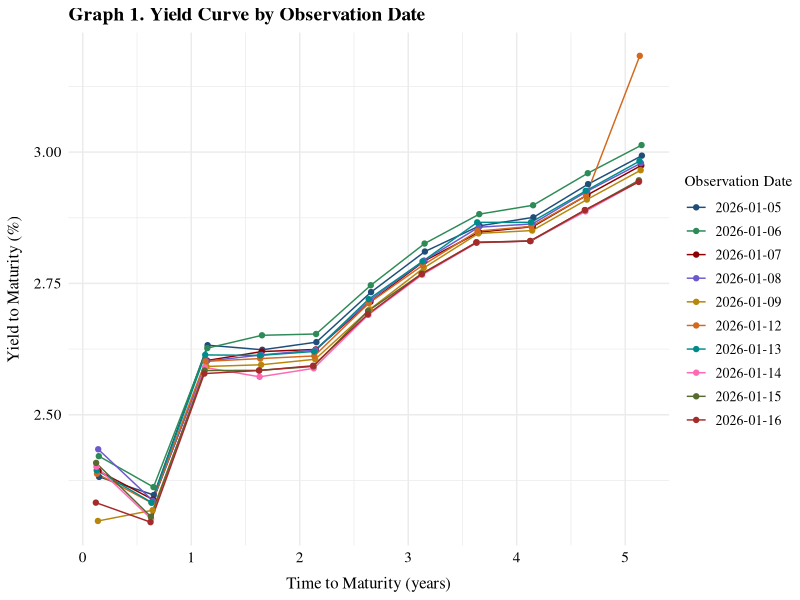
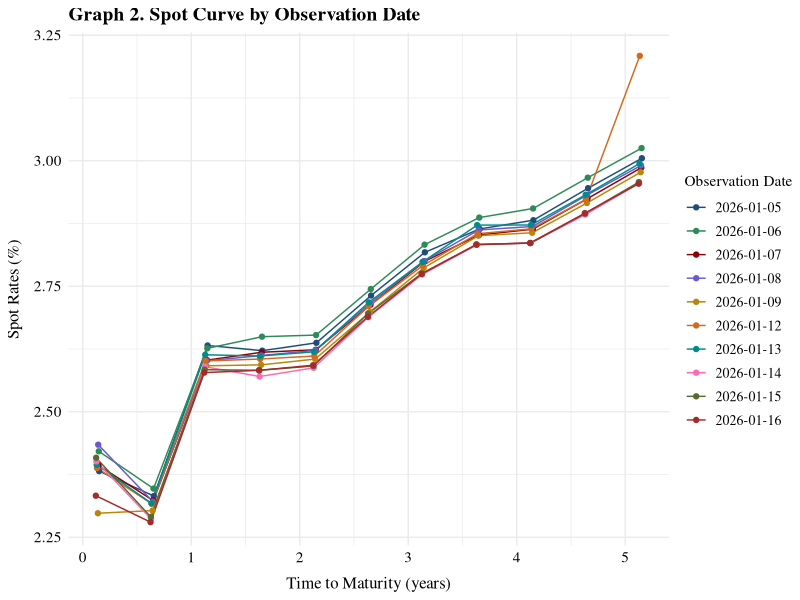
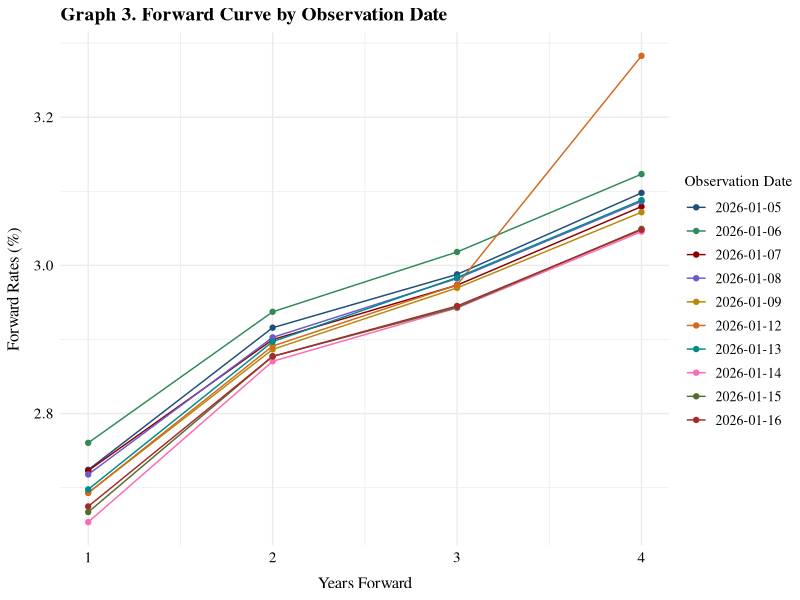
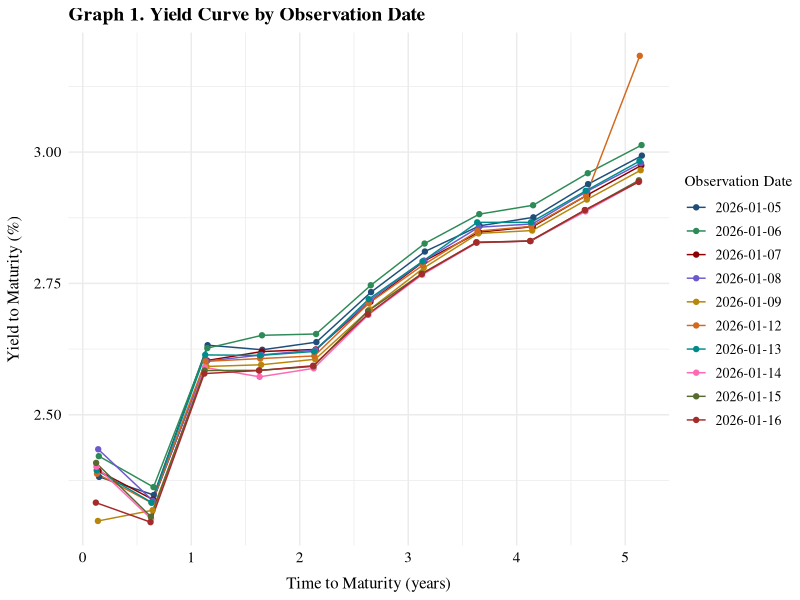
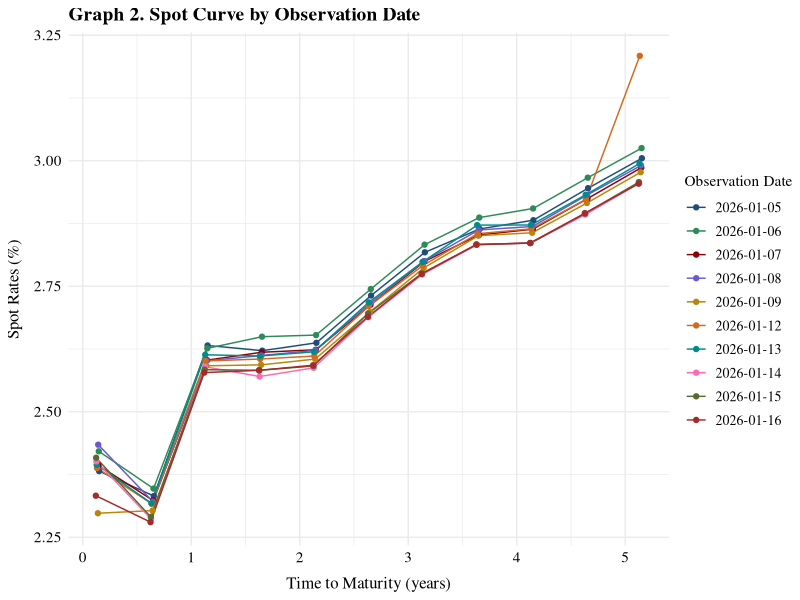
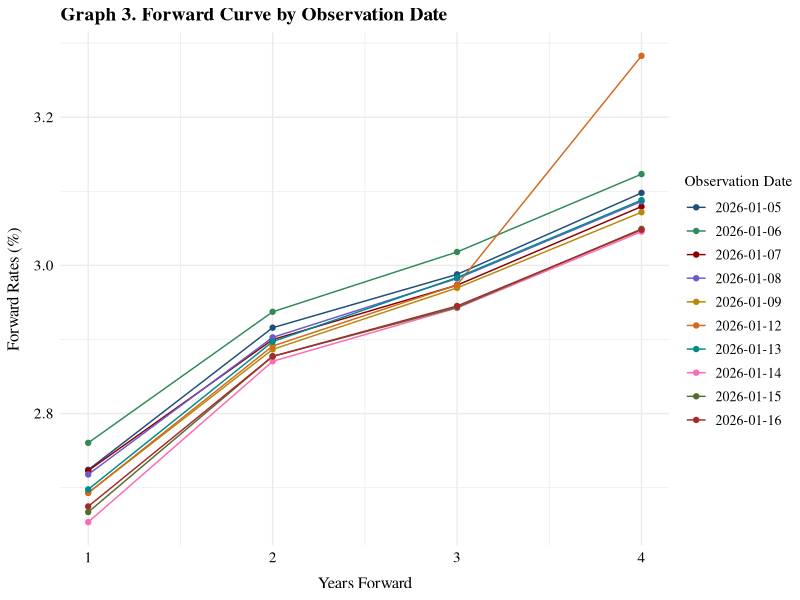

Here is the R script that generated these plots, in order:
## ---- chunk 1
library(lubridate)
library(dplyr)
library(tidyr)

last_coupon_date <- function(maturity_date, obs_date) {
  d <- maturity_date
  while (d > obs_date) {
    d <- d %m-% months(6)
  }
  return(d)
}
## ---- chunk 2

#read bonds data, filter to selected bonds
data <- read.csv("bonds data copy.csv", check.names = FALSE)
data_clean <- data %>% 
  filter(selected == 1) %>% 
  pivot_longer(
    cols = -c(length, name, coupon, issue_date, ISIN, selected, maturity_date),
    names_to = "obs_date",
    values_to = "clean_price"
  ) %>%  
  mutate(obs_date = as.Date(obs_date),
         maturity_date = as.Date(maturity_date),
         coupon = coupon * 100
         ) %>% 
  select(maturity_date, obs_date, clean_price, coupon)

#calculate last coupon payment, days since last coupon payment, dirty price
final_data <- data_clean %>% 
  rowwise() %>%
  mutate(
    last_coupon = last_coupon_date(maturity_date, obs_date)
  ) %>% 
  ungroup() %>% 
  mutate(
    days_accrued = as.numeric(obs_date - last_coupon),
    accrued_interest = coupon * days_accrued / 365,
    dirty_price = clean_price + accrued_interest
  )
## ---- chunk 3
# Number of remaining semi-annual periods
n_periods <- function(obs_date, maturity_date) {
  ceiling(as.numeric(maturity_date - obs_date) / 182.5)
}

# Build cash flows (semi-annual coupon)
cash_flows <- function(coupon, n) {
  c(rep(coupon / 2, n - 1), coupon / 2 + 100)
}

# Compute YTM from dirty price
compute_ytm <- function(dirty_price, coupon, obs_date, maturity_date, last_coupon) {
  n <- n_periods(obs_date, maturity_date)
  cf <- cash_flows(coupon, n)
  first_pay <- last_coupon %m+% months(6)
  t_0 <- as.numeric(first_pay - obs_date) / 365
  t_vec <- t_0 + (seq_along(cf) - 1) * 0.5
  f <- function(y) sum(cf * exp(-y * t_vec)) - dirty_price
  
  uniroot(f, lower = 0, upper = 0.1)$root
}


complete_data <- final_data %>%
  rowwise() %>%
  mutate(
    n = n_periods(obs_date, maturity_date),
    time_to_maturity = as.numeric(maturity_date - obs_date) / 365,
    #first_pay = last_coupon %m+% months(6),
    #t = as.numeric(first_pay - obs_date) / 182.5,
    ytm = compute_ytm(dirty_price, coupon, obs_date, maturity_date, last_coupon)
  )%>%
  ungroup()

yields_df <- complete_data %>% 
  select(time_to_maturity, ytm, obs_date) %>% 
  mutate(ytm = ytm * 100)
## ---- chunk 4
library(ggplot2)

ggplot(yields_df, aes(x = time_to_maturity, y = ytm, color = factor(obs_date), group = obs_date)) +
  geom_line() +
  geom_point() +
  #scale_color_manual(values = c("#1F4E79", "#2E8B57", "#8B0000", "#6A5ACD", "#B8860B", "#D2691E", "#008B8B", "#FF69B4", "#556B2F")) +
  scale_color_manual(values = c("#1F4E79", "#2E8B57", "#8B0000", "#6A5ACD", "#B8860B", "#D2691E", "#008B8B", "#FF69B4", "#556B2F", "#A52A2A")) +
  labs(color = "Observation Date")  +
  labs(
    title = "Graph 1. Yield Curve by Observation Date",
    x = "Time to Maturity (years)",
    y = "Yield to Maturity (%)",
    color = "Observation Date"
  ) +
  theme_minimal() +
    theme(
      text = element_text(family = "serif"),
      plot.title = element_text(size = 14, family = "serif", face = "bold",
                                margin = margin(b = 5),
                                hjust = 0),
      axis.title.x = element_text(size = 12, family = "serif",
                                  margin = margin(t = 8)),
      axis.title.y = element_text(size = 12, family = "serif",
                                  margin = margin(r = 8)),
      axis.text.x = element_text(size = 11, family = "serif",
                                 angle = 0, hjust = 0.5,
                                 color = "black"),
      axis.text.y = element_text(size = 11, family = "serif",
                                 color = "black"),
      legend.title = element_text(size = 11, family = "serif"), 
      legend.text = element_text(size = 10, family = "serif"),
      legend.key.size = unit(0.6, "cm"),
      legend.margin = margin(t = 20, r = 0, b = 0, l = 0)
    )

ggsave("figure1.pdf", width = 5, height = 3.85)
## ---- chunk 5
#Spot Rates

all_dates <- sort(unique(final_data$obs_date))
spot_rate <- c()
time <- c()
date <- as.Date(character())


for (i in 1:length(all_dates)) {
  target_date <- all_dates[i]
  df <- filter(final_data, obs_date == target_date)
  df <- arrange(df, maturity_date)
  coupon_cashflow <- 1/2 * (df$coupon)
  #print(coupon_cashflow)
  dirty_price_1 <- df$dirty_price[1]
  cashflow_1 <- 100 + coupon_cashflow[1]
  discount_rate_temp <- c(dirty_price_1/ cashflow_1)
  time_temp <- as.numeric(df$maturity_date - target_date)/365
  #print(time_temp)
  
  for (j in 2:length(df$maturity_date)) {
    known_value <- sum(discount_rate_temp) * coupon_cashflow[j]
    #print(known_value)
    leftover <- (df$dirty_price)[j] - known_value
    #print(leftover)
    rate <- leftover/(100 + coupon_cashflow[j])
    discount_rate_temp <- c(discount_rate_temp, rate)
    #print(discount_rate_temp)
  }
  spot_rate_temp <- -log(discount_rate_temp)/time_temp
  
  spot_rate <- c(spot_rate, spot_rate_temp)
  time <- c(time, time_temp)
  date <- c(date, rep(target_date, length(df$maturity_date)))
}

spot_rate_df <- data.frame(spot_rate = spot_rate, time = time, obs_date = date)
## ---- chunk 6
ggplot(spot_rate_df, aes(x = time, y = spot_rate * 100, color = factor(obs_date), group = obs_date)) +
  geom_line() +
  geom_point() +
  #scale_color_manual(values = c("#1F4E79", "#2E8B57", "#8B0000", "#6A5ACD", "#B8860B", "#D2691E", "#008B8B", "#FF69B4", "#556B2F")) +
  scale_color_manual(values = c("#1F4E79", "#2E8B57", "#8B0000", "#6A5ACD", "#B8860B", "#D2691E", "#008B8B", "#FF69B4", "#556B2F", "#A52A2A")) +
  labs(color = "Observation Date")  +
  labs(
    title = "Graph 2. Spot Curve by Observation Date",
    x = "Time to Maturity (years)",
    y = "Spot Rates (%)",
    color = "Observation Date"
  ) +
  theme_minimal() +
    theme(
      text = element_text(family = "serif"),
      plot.title = element_text(size = 14, family = "serif", face = "bold",
                                margin = margin(b = 5),
                                hjust = 0),
      axis.title.x = element_text(size = 12, family = "serif",
                                  margin = margin(t = 8)),
      axis.title.y = element_text(size = 12, family = "serif",
                                  margin = margin(r = 8)),
      axis.text.x = element_text(size = 11, family = "serif",
                                 angle = 0, hjust = 0.5,
                                 color = "black"),
      axis.text.y = element_text(size = 11, family = "serif",
                                 color = "black"),
      legend.title = element_text(size = 11, family = "serif"), 
      legend.text = element_text(size = 10, family = "serif"),
      legend.key.size = unit(0.6, "cm"),
      legend.margin = margin(t = 20, r = 0, b = 0, l = 0)
    )
ggsave("figure2.pdf", width = 5, height = 4.5)
## ---- chunk 7
#forward rate

#interpolated spot rates 
new_spot <- c()
new_obs_date <- as.Date(character())
time <- rep(c(1,2,3,4,5),length(all_dates))

for (i in 1:length(all_dates)) {
  target_date <- all_dates[i]
  df <- filter(spot_rate_df, obs_date == target_date)
  df <- arrange(df, time)
  options <- sort(df$time)
  spots <- df$spot_rate
  spots_temp <- c()
  for (j in 1:5){
    for (k in 1:length(options)) {
      if (options[k] >= j) break
    }
    #print(k)
    weight <- (j - options[k-1])/(options[k] - options[k-1])
    #print(weight)
    value <- spots[k-1] + weight*(spots[k] - spots[k-1])
    #print(value)
    spots_temp <- c(spots_temp, value)
  }
  new_obs_date <- c(new_obs_date, rep(target_date, 5))
  new_spot <- c(new_spot, spots_temp)
}

final_spots <- data.frame(obs_date = new_obs_date, spot_rate = new_spot, year = time)
final_spots <- arrange(final_spots, obs_date)
## ---- chunk 8
#calculation of forward rates

forward_rates <- c() 
new_obs_date <- as.Date(character())
time <- rep(c(1,2,3,4),length(all_dates))

for (i in 1:length(all_dates)) {
  target_date <- all_dates[i]
  df <- filter(final_spots, obs_date == target_date)
  df <- arrange(df, year)
  temp <- c()
  spot_rates <- df$spot_rate
  for (j in 1:4) {
    value <- (spot_rates[j+1] * (j+1) - spot_rates[1])/j
    temp <- c(temp, value)
  }
  forward_rates <- c(forward_rates, temp)
  new_obs_date <- c(new_obs_date, rep(target_date, 4))
}
forward_df <- data.frame(time_forward = time, obs_date = new_obs_date, forward_rate = forward_rates)
## ---- chunk 9
ggplot(forward_df, aes(x = time_forward, y = forward_rate * 100, color = factor(obs_date), group = obs_date)) +
  geom_line() +
  geom_point() +
  #scale_color_manual(values = c("#1F4E79", "#2E8B57", "#8B0000", "#6A5ACD", "#B8860B", "#D2691E", "#008B8B", "#FF69B4", "#556B2F")) +
  scale_color_manual(values = c("#1F4E79", "#2E8B57", "#8B0000", "#6A5ACD", "#B8860B", "#D2691E", "#008B8B", "#FF69B4", "#556B2F", "#A52A2A")) +
  labs(color = "Observation Date")  +
  labs(
    title = "Graph 3. Forward Curve by Observation Date",
    x = "Years Forward",
    y = "Forward Rates (%)",
    color = "Observation Date"
  ) +
  theme_minimal() +
    theme(
      text = element_text(family = "serif"),
      plot.title = element_text(size = 14, family = "serif", face = "bold",
                                margin = margin(b = 5),
                                hjust = 0),
      axis.title.x = element_text(size = 12, family = "serif",
                                  margin = margin(t = 8)),
      axis.title.y = element_text(size = 12, family = "serif",
                                  margin = margin(r = 8)),
      axis.text.x = element_text(size = 11, family = "serif",
                                 angle = 0, hjust = 0.5,
                                 color = "black"),
      axis.text.y = element_text(size = 11, family = "serif",
                                 color = "black"),
      legend.title = element_text(size = 11, family = "serif"), 
      legend.text = element_text(size = 10, family = "serif"),
      legend.key.size = unit(0.6, "cm"),
      legend.margin = margin(t = 20, r = 0, b = 0, l = 0)
    )
ggsave("figure3.pdf", width = 5, height = 4.5)
## ---- chunk 10
#covariance matrix (yield)

#linear interpolation 
new_yield <- c()
new_obs_date <- as.Date(character())
time <- rep(c(1,2,3,4,5),length(all_dates))

for (i in 1:length(all_dates)) {
  target_date <- all_dates[i]
  df <- filter(yields_df, obs_date == target_date)
  df <- arrange(df, time_to_maturity)
  #print(df)
  options <- sort(df$time_to_maturity)
  yields <- df$ytm
  yields_temp <- c()
  for (j in 1:5){
    for (k in 1:length(options)) {
      if (options[k] >= j) break
    }
    #print(k)
    weight <- (j - options[k-1])/(options[k] - options[k-1])
    #print(weight)
    value <- yields[k-1] + weight*(yields[k] - yields[k-1])
    #print(value)
    yields_temp <- c(yields_temp, value)
  }
  new_obs_date <- c(new_obs_date, rep(target_date, 5))
  new_yield <- c(new_yield, yields_temp)
}

final_yields <- data.frame(obs_date = new_obs_date, yield = new_yield, year = time)
final_yields <- arrange(final_yields, year)
## ---- chunk 11
#yield_return
num <- length(all_dates)
yield_return <- data.frame(temp = rep(1,num-1))

for (i in 1:5){
  df <- filter(final_yields, year == i)
  df <- arrange(df, obs_date)
  yield_options <- df$yield
  log_return_temp <- c()
  for (j in 1:(nrow(df) - 1)){
    value <- log(yield_options[j+1]/yield_options[j])
    log_return_temp <- c(log_return_temp, value)
    }
  yield_return[[paste0("year_", i)]] <- log_return_temp  
  }
yield_return <- yield_return[,-c(1)]

covariance <- cov(yield_return)
eigen <- eigen(covariance)
print(eigen)
## ---- chunk 12
#forward return
num <- length(all_dates)
forward_return <- data.frame(temp = rep(1,num-1))

for (i in 1:4){
  df <- filter(forward_df, time_forward == i)
  df <- arrange(df, obs_date)
  rate_options <- df$forward_rate
  log_return_temp <- c()
  for (j in 1:(nrow(df) - 1)){
    value <- log(rate_options[j+1]/rate_options[j])
    log_return_temp <- c(log_return_temp, value)
    }
  forward_return[[paste0("1yr_", i, "yr")]] <- log_return_temp  
  }
forward_return <- forward_return[,-c(1)]

covariance_forward <- cov(forward_return)
eigen_forward <- eigen(covariance_forward)
print(eigen_forward)
